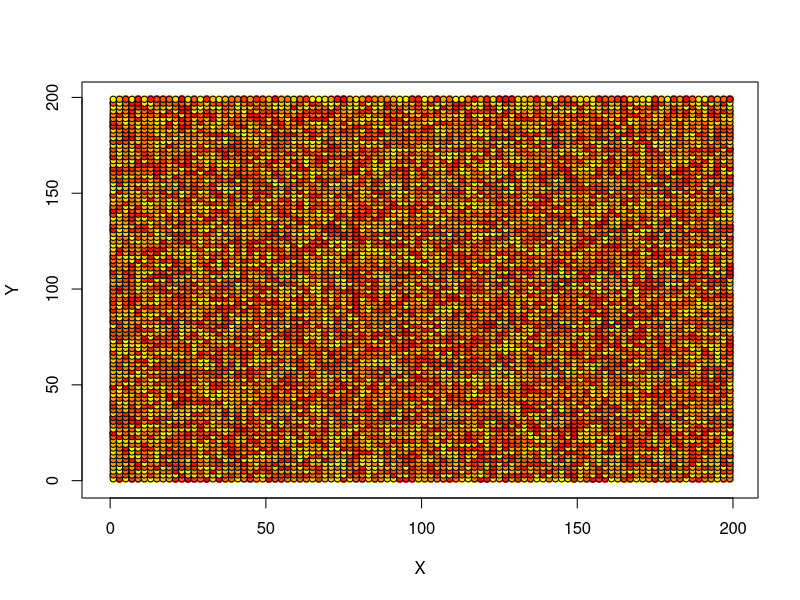

This figure's R source: (Note: a time limit stopped this script after it produced the figure.)
rm(list=ls())

# Points----
num_points <- 400  # number of points for each type
num_type_points <- 25  # number of types of points

radius <- 1

ppx <- 100  # points per x axis
ppy <- num_points*num_type_points/ppx  # points per y axis

x_dim <- ppx*2*radius
y_dim <- ppy*2*radius

xpoints <- integer()
ypoints <- integer()
for (i in 1:ppx) {
  print(i)
  xpoints <- append(xpoints, rep.int(i*2*radius-radius, ppy), after=length(xpoints))
  ypoints <- append(ypoints, seq(from=radius, to=y_dim, by=2*radius), 
                    after=length(ypoints))
}

pal <- colorRampPalette(c("red", "yellow"))
pal <- pal(num_type_points)
pal <- rep(pal, num_points)
rand_colors = sample(pal, ppx*ppy, replace=FALSE)

df_points <- data.frame(X = xpoints, Y = ypoints, Color = rand_colors)

plot(df_points$X, df_points$Y, xlim=c(0-1,x_dim), ylim=c(0-1,y_dim), 
     col=df_points$Color, xlab="X", ylab="Y", pch=19)

for (i in 1:(num_points*num_type_points)) {
  symbols(df_points$X[i], df_points$Y[i], circles=radius,
          add=TRUE, inches=FALSE, bg=df_points$Color[i])
}

# Nearest Distance then plot distribution----
find_nearest_neighbors <- function(df) {
  colors <- unique(df$Color)
  
  dist <- integer()
  
  for (i in 1:length(colors)) {  # sort by color
    df_color <- df[df$Color == colors[i],]
    
    for (j in 1:nrow(df_color)) {  # going down each point one by one
      x0 <- df_color[j, 1]
      y0 <- df_color[j, 2]
      distances <- integer()
      df_color_rem <- df_color[-j,]

      for (k in 1:nrow(df_color_rem)) {  # finding distance for each point from initial point
        x <- df_color_rem[k, 1]
        y <- df_color_rem[k, 2]
        z = sqrt((x-x0)^2 + (y-y0)^2)
        distances <- append(distances, z)
      }
      min_dist = min(distances)
      dist <- append(dist, min_dist, after=as.numeric(rownames(df_color)[j])-1)
    }
  }
  df$Distance = dist
  return(df)
}

df_points <- find_nearest_neighbors(df_points)
hist(df_points$Distance)
summary(df_points$Distance)
sd(df_points$Distance)

mean_by_color <- aggregate(df_points[, 4], list(df_points$Color), mean)
barplot(mean_by_color$x, col=mean_by_color$Group.1, xlab='Colors (by code)', ylab='mean')
sd(mean_by_color$x)
